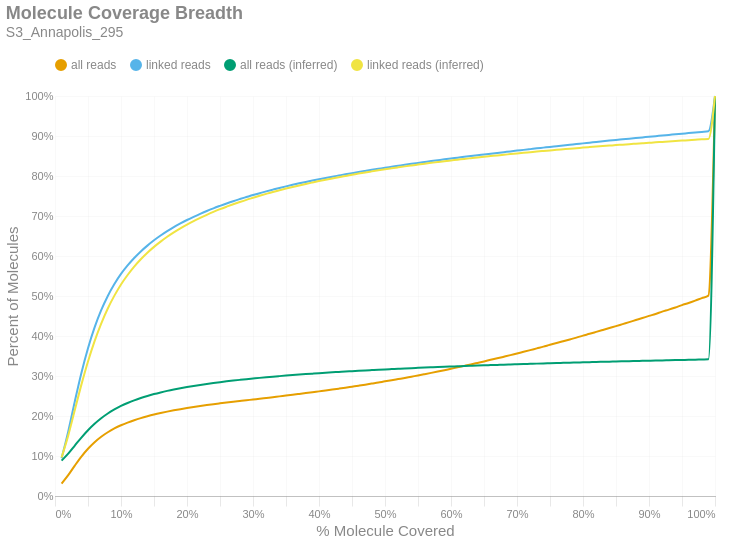

The notebook cell this image was saved under:
### Markdown cell above
### Molecule Read Coverage
This chart shows molecule coverage breadth as computed by the number of bases aligned to that molecule. In other words, "*how much of each unique long molecule is actually sequenced/aligned?*" Keep in mind there is a distinction between sequences and alignments, since some sequences belonging to a particular molecule may not align well and wouldn't appear in the alignment data. This chart also shows molecule coverage breadth as computed by the *inferred fragment* from which the aligned sequences originate. Unlike read coverage, this calculation takes into account the total insert size, including unsequenced gaps between the forward and reverse reads. Like the previous figures, these are cumulative percents.

### Code cell
if SKIPLR:
    print_html(f"Skipped")
else:
    binned_df = consolidated_hist(valids['coverage_bp'], mask, 0.01, True)
    binned_df_inf = consolidated_hist(valids['coverage_inserts'], mask, 0.01, True)
    binned_df = binned_df.with_columns(pl.lit(binned_df_inf['all reads (cumsum)']).alias('all reads (inferred)'))
    binned_df = binned_df.with_columns(pl.lit(binned_df_inf['linked reads (cumsum)']).alias('linked reads (inferred)'))
    binned_df = binned_df.with_columns(
        (pl.col('bin').cast(pl.Float64) + 0.01).alias('right_edge')
    )

    with SafeRender(binned_df):
        (
            density_plot(binned_df, 'Molecule Coverage Breadth', samplename, 'molcov', ['all reads (inferred)','linked reads (inferred)'])
            .encode(
                #x=alt.X('bin:Q', title="% Molecule Covered").axis(format = '%').scale(padding=0),
                x=alt.X('right_edge:Q', title="% Molecule Covered").axis(format='%').scale(padding=0),
                y=alt.Y('value:Q', title='Percent of Molecules')
                    .axis(format='%')
                    .stack(False)
                    .scale(domainMin=0, padding=0),
                color=alt.Color("key:N").scale(domain = ["all reads", "linked reads", "all reads (inferred)", "linked reads (inferred)"]),
                tooltip = [
                    alt.Tooltip("key:N", title = "Data Type"),
                    alt.Tooltip("range_label:N", title="% Molecule Covered"),
                    alt.Tooltip("value:Q", format = ".2%", title="% Molecules")
                ]
            )
        ).display()

### Figure 1 — Vega-Lite specification as saved in the notebook (floating-point values rounded to 4 significant figures)
{"width": "container", "height": 400, "config": {"title": {"anchor": "start", "dy": -15, "fontSize": 18, "color": "#888888", "subtitleColor": "#888888", "subtitleFontSize": 14}, "arc": {"fill": "#0072B2"}, "axis": {"domainColor": "#888888", "domainWidth": 0.5, "gridWidth": 0.2, "grid": false, "titleFontWeight": 400, "titleFontSize": 15, "labelFontSize": 11, "labelColor": "#888888", "tickColor": "#888888", "tickWidth": 0.2, "titleColor": "#888888"}, "axisBand": {"grid": false}, "axisX": {"grid": true, "tickSize": 10, "domainCap": "round"}, "axisY": {"domain": false, "grid": true, "tickSize": 0, "domainCap": "round"}, "background": "transparent", "header": {"labelFontSize": 15, "labelColor": "#888888", "titleFontSize": 15, "titleFontWeight": 600, "titleColor": "#888888"}, "legend": {"labelFont": "sans-serif", "labelFontSize": 12, "labelColor": "#888888", "symbolSize": 100, "symbolType": "circle", "titleFontSize": 12, "titlePadding": 10, "titleColor": "#888888", "title": null, "orient": "top"}, "range": {"category": ["#E69F00", "#56B4E9", "#009E73", "#F0E442", "#0072B2", "#D55E00", "#CC79A7", "#000000"], "diverging": ["#cfe8f3", "#a2d4ec", "#73bfe2", "#46abdb", "#1696d2", "#12719e"]}, "area": {"fill": "#0072B2", "fillOpacity": 0.7, "line": true, "strokeOpacity": 0.7}, "line": {"color": "#0072B2", "stroke": "#0072B2", "strokeWidth": 2}, "trail": {"color": "#0072B2", "stroke": "#0072B2", "strokeWidth": 0, "size": 1}, "point": {"filled": true, "fillOpacity": 1.0, "size": 95}, "text": {"color": "#888888", "fontSize": 11, "align": "right", "fontWeight": 400, "size": 11}, "bar": {"fill": "#0072B2", "stroke": null}, "view": {"stroke": null, "continuousWidth": 660, "continuousHeight": 400}}, "data": {"name": "data-4b60710b1fe8ecede21ffebbd98aabdb"}, "mark": {"type": "line", "interpolate": "monotone", "point": {"opacity": 0, "size": 275}}, "encoding": {"color": {"field": "key", "scale": {"domain": ["all reads", "linked reads", "all reads (inferred)", "linked reads (inferred)"]}, "type": "nominal"}, "tooltip": [{"field": "key", "title": "Data Type", "type": "nominal"}, {"field": "range_label", "title": "% Molecule Covered", "type": "nominal"}, {"field": "value", "format": ".2%", "title": "% Molecules", "type": "quantitative"}], "x": {"axis": {"format": "%"}, "field": "right_edge", "scale": {"padding": 0}, "title": "% Molecule Covered", "type": "quantitative"}, "y": {"axis": {"format": "%"}, "field": "value", "scale": {"domainMin": 0, "padding": 0}, "stack": false, "title": "Percent of Molecules", "type": "quantitative"}}, "params": [{"name": "param_c36ac31b6afebe62", "select": {"type": "point", "fields": ["key"]}, "bind": "legend"}], "title": {"text": "Molecule Coverage Breadth", "subtitle": "S3_Annapolis_295"}, "transform": [{"fold": ["all reads (cumsum)", "linked reads (cumsum)", "all reads (inferred)", "linked reads (inferred)"]}, {"calculate": "replace(datum.key, ' (cumsum)', '')", "as": "key"}, {"filter": {"param": "param_c36ac31b6afebe62"}}], "usermeta": {"embedOptions": {"downloadFileName": "S3_Annapolis_295.molcov"}}, "$schema": "https://vega.github.io/schema/vega-lite/v6.1.0.json", "datasets": {"data-4b60710b1fe8ecede21ffebbd98aabdb": [{"bin": "0.0", "interval": "0.0-0.01", "all reads": 0.03105, "linked reads": 0.09463, "all reads (cumsum)": 0.03105, "linked reads (cumsum)": 0.09463, "range_label": "0.0-0.01", "all reads (inferred)": 0.0885, "linked reads (inferred)": 0.09635, "right_edge": 0.01}, {"bin": "0.01", "interval": "0.01-0.02", "all reads": 0.02108, "linked reads": 0.06625, "all reads (cumsum)": 0.05213, "linked reads (cumsum)": 0.1609, "range_label": "0.01-0.02", "all reads (inferred)": 0.1059, "linked reads (inferred)": 0.1509, "right_edge": 0.02}, {"bin": "0.02", "interval": "0.02-0.03", "all reads": 0.02388, "linked reads": 0.07552, "all reads (cumsum)": 0.07602, "linked reads (cumsum)": 0.2364, "range_label": "0.02-0.03", "all reads (inferred)": 0.1261, "linked reads (inferred)": 0.2148, "right_edge": 0.03}, {"bin": "0.03", "interval": "0.03-0.04", "all reads": 0.02251, "linked reads": 0.0712, "all reads (cumsum)": 0.09852, "linked reads (cumsum)": 0.3076, "range_label": "0.03-0.04", "all reads (inferred)": 0.1462, "linked reads (inferred)": 0.2785, "right_edge": 0.04}, {"bin": "0.04", "interval": "0.04-0.05", "all reads": 0.01958, "linked reads": 0.062, "all reads (cumsum)": 0.1181, "linked reads (cumsum)": 0.3696, "range_label": "0.04-0.05", "all reads (inferred)": 0.1644, "linked reads (inferred)": 0.3364, "right_edge": 0.05}, {"bin": "0.05", "interval": "0.05-0.06", "all reads": 0.01641, "linked reads": 0.05196, "all reads (cumsum)": 0.1345, "linked reads (cumsum)": 0.4216, "range_label": "0.05-0.06", "all reads (inferred)": 0.1805, "linked reads (inferred)": 0.3873, "right_edge": 0.06}, {"bin": "0.06", "interval": "0.06-0.07", "all reads": 0.01359, "linked reads": 0.04299, "all reads (cumsum)": 0.1481, "linked reads (cumsum)": 0.4645, "range_label": "0.06-0.07", "all reads (inferred)": 0.1943, "linked reads (inferred)": 0.4311, "right_edge": 0.07}, {"bin": "0.07", "interval": "0.07-0.08", "all reads": 0.01127, "linked reads": 0.03563, "all reads (cumsum)": 0.1594, "linked reads (cumsum)": 0.5002, "range_label": "0.07-0.08", "all reads (inferred)": 0.2062, "linked reads (inferred)": 0.4688, "right_edge": 0.08}, {"bin": "0.08", "interval": "0.08-0.09", "all reads": 0.009433, "linked reads": 0.02978, "all reads (cumsum)": 0.1688, "linked reads (cumsum)": 0.53, "range_label": "0.08-0.09", "all reads (inferred)": 0.2163, "linked reads (inferred)": 0.5009, "right_edge": 0.09}, {"bin": "0.09", "interval": "0.09-0.1", "all reads": 0.007987, "linked reads": 0.02517, "all reads (cumsum)": 0.1768, "linked reads (cumsum)": 0.5551, "range_label": "0.09-0.1", "all reads (inferred)": 0.2251, "linked reads (inferred)": 0.5288, "right_edge": 0.1}, {"bin": "0.1", "interval": "0.1-0.11", "all reads": 0.006742, "linked reads": 0.02117, "all reads (cumsum)": 0.1835, "linked reads (cumsum)": 0.5763, "range_label": "0.1-0.11", "all reads (inferred)": 0.2326, "linked reads (inferred)": 0.5526, "right_edge": 0.11}, {"bin": "0.11", "interval": "0.11-0.12", "all reads": 0.005938, "linked reads": 0.01866, "all reads (cumsum)": 0.1895, "linked reads (cumsum)": 0.5949, "range_label": "0.11-0.12", "all reads (inferred)": 0.2392, "linked reads (inferred)": 0.5735, "right_edge": 0.12}, {"bin": "0.12", "interval": "0.12-0.13", "all reads": 0.005259, "linked reads": 0.01651, "all reads (cumsum)": 0.1947, "linked reads (cumsum)": 0.6115, "range_label": "0.12-0.13", "all reads (inferred)": 0.245, "linked reads (inferred)": 0.5919, "right_edge": 0.13}, {"bin": "0.13", "interval": "0.13-0.14", "all reads": 0.004628, "linked reads": 0.01451, "all reads (cumsum)": 0.1994, "linked reads (cumsum)": 0.626, "range_label": "0.13-0.14", "all reads (inferred)": 0.2501, "linked reads (inferred)": 0.6082, "right_edge": 0.14}, {"bin": "0.14", "interval": "0.14-0.15", "all reads": 0.004224, "linked reads": 0.01326, "all reads (cumsum)": 0.2036, "linked reads (cumsum)": 0.6392, "range_label": "0.14-0.15", "all reads (inferred)": 0.2548, "linked reads (inferred)": 0.6228, "right_edge": 0.15}, {"bin": "0.15", "interval": "0.15-0.16", "all reads": 0.003817, "linked reads": 0.01192, "all reads (cumsum)": 0.2074, "linked reads (cumsum)": 0.6511, "range_label": "0.15-0.16", "all reads (inferred)": 0.2589, "linked reads (inferred)": 0.6359, "right_edge": 0.16}, {"bin": "0.16", "interval": "0.16-0.17", "all reads": 0.003498, "linked reads": 0.01093, "all reads (cumsum)": 0.2109, "linked reads (cumsum)": 0.6621, "range_label": "0.16-0.17", "all reads (inferred)": 0.2628, "linked reads (inferred)": 0.6481, "right_edge": 0.17}, {"bin": "0.17", "interval": "0.17-0.18", "all reads": 0.003239, "linked reads": 0.01006, "all reads (cumsum)": 0.2141, "linked reads (cumsum)": 0.6721, "range_label": "0.17-0.18", "all reads (inferred)": 0.2663, "linked reads (inferred)": 0.6591, "right_edge": 0.18}, {"bin": "0.18", "interval": "0.18-0.19", "all reads": 0.002959, "linked reads": 0.009162, "all reads (cumsum)": 0.2171, "linked reads (cumsum)": 0.6813, "range_label": "0.18-0.19", "all reads (inferred)": 0.2694, "linked reads (inferred)": 0.6692, "right_edge": 0.19}, {"bin": "0.19", "interval": "0.19-0.2", "all reads": 0.002816, "linked reads": 0.008704, "all reads (cumsum)": 0.2199, "linked reads (cumsum)": 0.69, "range_label": "0.19-0.2", "all reads (inferred)": 0.2724, "linked reads (inferred)": 0.6785, "right_edge": 0.2}, {"bin": "0.2", "interval": "0.2-0.21", "all reads": 0.00261, "linked reads": 0.008014, "all reads (cumsum)": 0.2225, "linked reads (cumsum)": 0.698, "range_label": "0.2-0.21", "all reads (inferred)": 0.2752, "linked reads (inferred)": 0.6872, "right_edge": 0.21}, {"bin": "0.21", "interval": "0.21-0.22", "all reads": 0.002456, "linked reads": 0.007474, "all reads (cumsum)": 0.225, "linked reads (cumsum)": 0.7055, "range_label": "0.21-0.22", "all reads (inferred)": 0.2777, "linked reads (inferred)": 0.6953, "right_edge": 0.22}, {"bin": "0.22", "interval": "0.22-0.23", "all reads": 0.002346, "linked reads": 0.007124, "all reads (cumsum)": 0.2273, "linked reads (cumsum)": 0.7126, "range_label": "0.22-0.23", "all reads (inferred)": 0.2802, "linked reads (inferred)": 0.703, "right_edge": 0.23}, {"bin": "0.23", "interval": "0.23-0.24", "all reads": 0.002213, "linked reads": 0.006613, "all reads (cumsum)": 0.2295, "linked reads (cumsum)": 0.7192, "range_label": "0.23-0.24", "all reads (inferred)": 0.2825, "linked reads (inferred)": 0.7103, "right_edge": 0.24}, {"bin": "0.24", "interval": "0.24-0.25", "all reads": 0.00207, "linked reads": 0.006186, "all reads (cumsum)": 0.2316, "linked reads (cumsum)": 0.7254, "range_label": "0.24-0.25", "all reads (inferred)": 0.2846, "linked reads (inferred)": 0.7171, "right_edge": 0.25}, {"bin": "0.25", "interval": "0.25-0.26", "all reads": 0.002017, "linked reads": 0.006002, "all reads (cumsum)": 0.2336, "linked reads (cumsum)": 0.7314, "range_label": "0.25-0.26", "all reads (inferred)": 0.2866, "linked reads (inferred)": 0.7233, "right_edge": 0.26}, {"bin": "0.26", "interval": "0.26-0.27", "all reads": 0.001951, "linked reads": 0.005651, "all reads (cumsum)": 0.2356, "linked reads (cumsum)": 0.7371, "range_label": "0.26-0.27", "all reads (inferred)": 0.2885, "linked reads (inferred)": 0.7292, "right_edge": 0.27}, {"bin": "0.27", "interval": "0.27-0.28", "all reads": 0.001861, "linked reads": 0.005247, "all reads (cumsum)": 0.2374, "linked reads (cumsum)": 0.7423, "range_label": "0.27-0.28", "all reads (inferred)": 0.2903, "linked reads (inferred)": 0.7349, "right_edge": 0.28}, {"bin": "0.28", "interval": "0.28-0.29", "all reads": 0.001874, "linked reads": 0.005056, "all reads (cumsum)": 0.2393, "linked reads (cumsum)": 0.7474, "range_label": "0.28-0.29", "all reads (inferred)": 0.2921, "linked reads (inferred)": 0.7404, "right_edge": 0.29}, {"bin": "0.29", "interval": "0.29-0.3", "all reads": 0.001939, "linked reads": 0.005032, "all reads (cumsum)": 0.2413, "linked reads (cumsum)": 0.7524, "range_label": "0.29-0.3", "all reads (inferred)": 0.2937, "linked reads (inferred)": 0.7455, "right_edge": 0.3}, {"bin": "0.3", "interval": "0.3-0.31", "all reads": 0.001882, "linked reads": 0.004626, "all reads (cumsum)": 0.2431, "linked reads (cumsum)": 0.757, "range_label": "0.3-0.31", "all reads (inferred)": 0.2953, "linked reads (inferred)": 0.7506, "right_edge": 0.31}, {"bin": "0.31", "interval": "0.31-0.32", "all reads": 0.001973, "linked reads": 0.004554, "all reads (cumsum)": 0.2451, "linked reads (cumsum)": 0.7616, "range_label": "0.31-0.32", "all reads (inferred)": 0.2968, "linked reads (inferred)": 0.7554, "right_edge": 0.32}, {"bin": "0.32", "interval": "0.32-0.33", "all reads": 0.001961, "linked reads": 0.004321, "all reads (cumsum)": 0.2471, "linked reads (cumsum)": 0.7659, "range_label": "0.32-0.33", "all reads (inferred)": 0.2983, "linked reads (inferred)": 0.7601, "right_edge": 0.33}, {"bin": "0.33", "interval": "0.33-0.34", "all reads": 0.002007, "linked reads": 0.004247, "all reads (cumsum)": 0.2491, "linked reads (cumsum)": 0.7701, "range_label": "0.33-0.34", "all reads (inferred)": 0.2997, "linked reads (inferred)": 0.7644, "right_edge": 0.34}, {"bin": "0.34", "interval": "0.34-0.35", "all reads": 0.001977, "linked reads": 0.003993, "all reads (cumsum)": 0.251, "linked reads (cumsum)": 0.7741, "range_label": "0.34-0.35", "all reads (inferred)": 0.301, "linked reads (inferred)": 0.7686, "right_edge": 0.35}, {"bin": "0.35", "interval": "0.35-0.36", "all reads": 0.002018, "linked reads": 0.003859, "all reads (cumsum)": 0.2531, "linked reads (cumsum)": 0.778, "range_label": "0.35-0.36", "all reads (inferred)": 0.3023, "linked reads (inferred)": 0.7726, "right_edge": 0.36}, {"bin": "0.36", "interval": "0.36-0.37", "all reads": 0.002082, "linked reads": 0.00371, "all reads (cumsum)": 0.2551, "linked reads (cumsum)": 0.7817, "range_label": "0.36-0.37", "all reads (inferred)": 0.3035, "linked reads (inferred)": 0.7764, "right_edge": 0.37}, {"bin": "0.37", "interval": "0.37-0.38", "all reads": 0.002104, "linked reads": 0.003547, "all reads (cumsum)": 0.2573, "linked reads (cumsum)": 0.7852, "range_label": "0.37-0.38", "all reads (inferred)": 0.3047, "linked reads (inferred)": 0.7802, "right_edge": 0.38}, {"bin": "0.38", "interval": "0.38-0.39", "all reads": 0.002135, "linked reads": 0.003437, "all reads (cumsum)": 0.2594, "linked reads (cumsum)": 0.7887, "range_label": "0.38-0.39", "all reads (inferred)": 0.3059, "linked reads (inferred)": 0.7838, "right_edge": 0.39}, {"bin": "0.39", "interval": "0.39-0.4", "all reads": 0.002193, "linked reads": 0.003313, "all reads (cumsum)": 0.2616, "linked reads (cumsum)": 0.792, "range_label": "0.39-0.4", "all reads (inferred)": 0.307, "linked reads (inferred)": 0.7874, "right_edge": 0.4}, {"bin": "0.4", "interval": "0.4-0.41", "all reads": 0.002166, "linked reads": 0.00312, "all reads (cumsum)": 0.2637, "linked reads (cumsum)": 0.7951, "range_label": "0.4-0.41", "all reads (inferred)": 0.3081, "linked reads (inferred)": 0.7907, "right_edge": 0.41}, {"bin": "0.41", "interval": "0.41-0.42", "all reads": 0.002309, "linked reads": 0.003159, "all reads (cumsum)": 0.2661, "linked reads (cumsum)": 0.7983, "range_label": "0.41-0.42", "all reads (inferred)": 0.3092, "linked reads (inferred)": 0.794, "right_edge": 0.42}, {"bin": "0.42", "interval": "0.42-0.43", "all reads": 0.002341, "linked reads": 0.003002, "all reads (cumsum)": 0.2684, "linked reads (cumsum)": 0.8013, "range_label": "0.42-0.43", "all reads (inferred)": 0.3102, "linked reads (inferred)": 0.7971, "right_edge": 0.43}, {"bin": "0.43", "interval": "0.43-0.44", "all reads": 0.002393, "linked reads": 0.002995, "all reads (cumsum)": 0.2708, "linked reads (cumsum)": 0.8043, "range_label": "0.43-0.44", "all reads (inferred)": 0.3112, "linked reads (inferred)": 0.8003, "right_edge": 0.44}, {"bin": "0.44", "interval": "0.44-0.45", "all reads": 0.002507, "linked reads": 0.002869, "all reads (cumsum)": 0.2733, "linked reads (cumsum)": 0.8071, "range_label": "0.44-0.45", "all reads (inferred)": 0.3121, "linked reads (inferred)": 0.8031, "right_edge": 0.45}, {"bin": "0.45", "interval": "0.45-0.46", "all reads": 0.002501, "linked reads": 0.002798, "all reads (cumsum)": 0.2758, "linked reads (cumsum)": 0.8099, "range_label": "0.45-0.46", "all reads (inferred)": 0.3131, "linked reads (inferred)": 0.8061, "right_edge": 0.46}, {"bin": "0.46", "interval": "0.46-0.47", "all reads": 0.002542, "linked reads": 0.002719, "all reads (cumsum)": 0.2783, "linked reads (cumsum)": 0.8127, "range_label": "0.46-0.47", "all reads (inferred)": 0.314, "linked reads (inferred)": 0.8088, "right_edge": 0.47}, {"bin": "0.47", "interval": "0.47-0.48", "all reads": 0.002653, "linked reads": 0.00269, "all reads (cumsum)": 0.281, "linked reads (cumsum)": 0.8153, "range_label": "0.47-0.48", "all reads (inferred)": 0.3148, "linked reads (inferred)": 0.8115, "right_edge": 0.48}, {"bin": "0.48", "interval": "0.48-0.49", "all reads": 0.002621, "linked reads": 0.002614, "all reads (cumsum)": 0.2836, "linked reads (cumsum)": 0.818, "range_label": "0.48-0.49", "all reads (inferred)": 0.3157, "linked reads (inferred)": 0.8142, "right_edge": 0.49}, {"bin": "0.49", "interval": "0.49-0.5", "all reads": 0.002988, "linked reads": 0.002674, "all reads (cumsum)": 0.2866, "linked reads (cumsum)": 0.8206, "range_label": "0.49-0.5", "all reads (inferred)": 0.3165, "linked reads (inferred)": 0.8168, "right_edge": 0.5}, {"bin": "0.5", "interval": "0.5-0.51", "all reads": 0.002677, "linked reads": 0.002406, "all reads (cumsum)": 0.2893, "linked reads (cumsum)": 0.823, "range_label": "0.5-0.51", "all reads (inferred)": 0.3173, "linked reads (inferred)": 0.8193, "right_edge": 0.51}, {"bin": "0.51", "interval": "0.51-0.52", "all reads": 0.00297, "linked reads": 0.002461, "all reads (cumsum)": 0.2922, "linked reads (cumsum)": 0.8255, "range_label": "0.51-0.52", "all reads (inferred)": 0.3181, "linked reads (inferred)": 0.8217, "right_edge": 0.52}, {"bin": "0.52", "interval": "0.52-0.53", "all reads": 0.002954, "linked reads": 0.002468, "all reads (cumsum)": 0.2952, "linked reads (cumsum)": 0.828, "range_label": "0.52-0.53", "all reads (inferred)": 0.3189, "linked reads (inferred)": 0.8241, "right_edge": 0.53}, {"bin": "0.53", "interval": "0.53-0.54", "all reads": 0.00312, "linked reads": 0.002387, "all reads (cumsum)": 0.2983, "linked reads (cumsum)": 0.8304, "range_label": "0.53-0.54", "all reads (inferred)": 0.3196, "linked reads (inferred)": 0.8263, "right_edge": 0.54}, {"bin": "0.54", "interval": "0.54-0.55", "all reads": 0.003022, "linked reads": 0.002302, "all reads (cumsum)": 0.3013, "linked reads (cumsum)": 0.8327, "range_label": "0.54-0.55", "all reads (inferred)": 0.3203, "linked reads (inferred)": 0.8285, "right_edge": 0.55}, {"bin": "0.55", "interval": "0.55-0.56", "all reads": 0.003206, "linked reads": 0.002293, "all reads (cumsum)": 0.3046, "linked reads (cumsum)": 0.835, "range_label": "0.55-0.56", "all reads (inferred)": 0.321, "linked reads (inferred)": 0.8307, "right_edge": 0.56}, {"bin": "0.56", "interval": "0.56-0.57", "all reads": 0.003282, "linked reads": 0.002291, "all reads (cumsum)": 0.3078, "linked reads (cumsum)": 0.8372, "range_label": "0.56-0.57", "all reads (inferred)": 0.3217, "linked reads (inferred)": 0.8328, "right_edge": 0.57}, {"bin": "0.57", "interval": "0.57-0.58", "all reads": 0.003334, "linked reads": 0.002214, "all reads (cumsum)": 0.3112, "linked reads (cumsum)": 0.8395, "range_label": "0.57-0.58", "all reads (inferred)": 0.3224, "linked reads (inferred)": 0.8349, "right_edge": 0.58}, {"bin": "0.58", "interval": "0.58-0.59", "all reads": 0.00342, "linked reads": 0.002221, "all reads (cumsum)": 0.3146, "linked reads (cumsum)": 0.8417, "range_label": "0.58-0.59", "all reads (inferred)": 0.3231, "linked reads (inferred)": 0.837, "right_edge": 0.59}, {"bin": "0.59", "interval": "0.59-0.6", "all reads": 0.003562, "linked reads": 0.002106, "all reads (cumsum)": 0.3181, "linked reads (cumsum)": 0.8438, "range_label": "0.59-0.6", "all reads (inferred)": 0.3237, "linked reads (inferred)": 0.8389, "right_edge": 0.6}, {"bin": "0.6", "interval": "0.6-0.61", "all reads": 0.00347, "linked reads": 0.002045, "all reads (cumsum)": 0.3216, "linked reads (cumsum)": 0.8458, "range_label": "0.6-0.61", "all reads (inferred)": 0.3243, "linked reads (inferred)": 0.8408, "right_edge": 0.61}, {"bin": "0.61", "interval": "0.61-0.62", "all reads": 0.003665, "linked reads": 0.002084, "all reads (cumsum)": 0.3253, "linked reads (cumsum)": 0.8479, "range_label": "0.61-0.62", "all reads (inferred)": 0.3249, "linked reads (inferred)": 0.8427, "right_edge": 0.62}, {"bin": "0.62", "interval": "0.62-0.63", "all reads": 0.00368, "linked reads": 0.002011, "all reads (cumsum)": 0.329, "linked reads (cumsum)": 0.8499, "range_label": "0.62-0.63", "all reads (inferred)": 0.3255, "linked reads (inferred)": 0.8445, "right_edge": 0.63}, {"bin": "0.63", "interval": "0.63-0.64", "all reads": 0.00374, "linked reads": 0.001971, "all reads (cumsum)": 0.3327, "linked reads (cumsum)": 0.8519, "range_label": "0.63-0.64", "all reads (inferred)": 0.3261, "linked reads (inferred)": 0.8463, "right_edge": 0.64}, {"bin": "0.64", "interval": "0.64-0.65", "all reads": 0.003752, "linked reads": 0.001941, "all reads (cumsum)": 0.3365, "linked reads (cumsum)": 0.8538, "range_label": "0.64-0.65", "all reads (inferred)": 0.3267, "linked reads (inferred)": 0.8481, "right_edge": 0.65}, {"bin": "0.65", "interval": "0.65-0.66", "all reads": 0.003949, "linked reads": 0.001952, "all reads (cumsum)": 0.3404, "linked reads (cumsum)": 0.8558, "range_label": "0.65-0.66", "all reads (inferred)": 0.3272, "linked reads (inferred)": 0.8498, "right_edge": 0.66}, {"bin": "0.66", "interval": "0.66-0.67", "all reads": 0.003829, "linked reads": 0.001951, "all reads (cumsum)": 0.3442, "linked reads (cumsum)": 0.8577, "range_label": "0.66-0.67", "all reads (inferred)": 0.3278, "linked reads (inferred)": 0.8514, "right_edge": 0.67}, {"bin": "0.67", "interval": "0.67-0.68", "all reads": 0.003925, "linked reads": 0.001908, "all reads (cumsum)": 0.3482, "linked reads (cumsum)": 0.8596, "range_label": "0.67-0.68", "all reads (inferred)": 0.3283, "linked reads (inferred)": 0.8531, "right_edge": 0.68}, {"bin": "0.68", "interval": "0.68-0.69", "all reads": 0.003966, "linked reads": 0.001872, "all reads (cumsum)": 0.3521, "linked reads (cumsum)": 0.8615, "range_label": "0.68-0.69", "all reads (inferred)": 0.3289, "linked reads (inferred)": 0.8547, "right_edge": 0.69}, {"bin": "0.69", "interval": "0.69-0.7", "all reads": 0.004217, "linked reads": 0.001979, "all reads (cumsum)": 0.3563, "linked reads (cumsum)": 0.8635, "range_label": "0.69-0.7", "all reads (inferred)": 0.3294, "linked reads (inferred)": 0.8563, "right_edge": 0.7}, {"bin": "0.7", "interval": "0.7-0.71", "all reads": 0.004083, "linked reads": 0.001814, "all reads (cumsum)": 0.3604, "linked reads (cumsum)": 0.8653, "range_label": "0.7-0.71", "all reads (inferred)": 0.3299, "linked reads (inferred)": 0.8579, "right_edge": 0.71}, {"bin": "0.71", "interval": "0.71-0.72", "all reads": 0.004266, "linked reads": 0.001884, "all reads (cumsum)": 0.3647, "linked reads (cumsum)": 0.8672, "range_label": "0.71-0.72", "all reads (inferred)": 0.3304, "linked reads (inferred)": 0.8595, "right_edge": 0.72}, {"bin": "0.72", "interval": "0.72-0.73", "all reads": 0.004359, "linked reads": 0.001906, "all reads (cumsum)": 0.369, "linked reads (cumsum)": 0.8691, "range_label": "0.72-0.73", "all reads (inferred)": 0.3309, "linked reads (inferred)": 0.861, "right_edge": 0.73}, {"bin": "0.73", "interval": "0.73-0.74", "all reads": 0.004307, "linked reads": 0.001827, "all reads (cumsum)": 0.3734, "linked reads (cumsum)": 0.8709, "range_label": "0.73-0.74", "all reads (inferred)": 0.3314, "linked reads (inferred)": 0.8625, "right_edge": 0.74}, {"bin": "0.74", "interval": "0.74-0.75", "all reads": 0.00466, "linked reads": 0.001862, "all reads (cumsum)": 0.378, "linked reads (cumsum)": 0.8728, "range_label": "0.74-0.75", "all reads (inferred)": 0.3319, "linked reads (inferred)": 0.864, "right_edge": 0.75}, {"bin": "0.75", "interval": "0.75-0.76", "all reads": 0.004351, "linked reads": 0.001705, "all reads (cumsum)": 0.3824, "linked reads (cumsum)": 0.8745, "range_label": "0.75-0.76", "all reads (inferred)": 0.3324, "linked reads (inferred)": 0.8655, "right_edge": 0.76}, {"bin": "0.76", "interval": "0.76-0.77", "all reads": 0.004506, "linked reads": 0.001768, "all reads (cumsum)": 0.3869, "linked reads (cumsum)": 0.8763, "range_label": "0.76-0.77", "all reads (inferred)": 0.3329, "linked reads (inferred)": 0.8669, "right_edge": 0.77}, {"bin": "0.77", "interval": "0.77-0.78", "all reads": 0.004553, "linked reads": 0.001768, "all reads (cumsum)": 0.3914, "linked reads (cumsum)": 0.878, "range_label": "0.77-0.78", "all reads (inferred)": 0.3333, "linked reads (inferred)": 0.8683, "right_edge": 0.78}, {"bin": "0.78", "interval": "0.78-0.79", "all reads": 0.004576, "linked reads": 0.001718, "all reads (cumsum)": 0.396, "linked reads (cumsum)": 0.8798, "range_label": "0.78-0.79", "all reads (inferred)": 0.3338, "linked reads (inferred)": 0.8696, "right_edge": 0.79}, {"bin": "0.79", "interval": "0.79-0.8", "all reads": 0.004898, "linked reads": 0.001822, "all reads (cumsum)": 0.4009, "linked reads (cumsum)": 0.8816, "range_label": "0.79-0.8", "all reads (inferred)": 0.3342, "linked reads (inferred)": 0.871, "right_edge": 0.8}, {"bin": "0.8", "interval": "0.8-0.81", "all reads": 0.00453, "linked reads": 0.001716, "all reads (cumsum)": 0.4054, "linked reads (cumsum)": 0.8833, "range_label": "0.8-0.81", "all reads (inferred)": 0.3347, "linked reads (inferred)": 0.8723, "right_edge": 0.81}, {"bin": "0.81", "interval": "0.81-0.82", "all reads": 0.004812, "linked reads": 0.001783, "all reads (cumsum)": 0.4102, "linked reads (cumsum)": 0.8851, "range_label": "0.81-0.82", "all reads (inferred)": 0.3351, "linked reads (inferred)": 0.8735, "right_edge": 0.82}, {"bin": "0.82", "interval": "0.82-0.83", "all reads": 0.004849, "linked reads": 0.001693, "all reads (cumsum)": 0.4151, "linked reads (cumsum)": 0.8868, "range_label": "0.82-0.83", "all reads (inferred)": 0.3355, "linked reads (inferred)": 0.8748, "right_edge": 0.83}, {"bin": "0.83", "interval": "0.83-0.84", "all reads": 0.00486, "linked reads": 0.001688, "all reads (cumsum)": 0.4199, "linked reads (cumsum)": 0.8885, "range_label": "0.83-0.84", "all reads (inferred)": 0.3359, "linked reads (inferred)": 0.876, "right_edge": 0.84}, {"bin": "0.84", "interval": "0.84-0.85", "all reads": 0.004793, "linked reads": 0.001548, "all reads (cumsum)": 0.4247, "linked reads (cumsum)": 0.89, "range_label": "0.84-0.85", "all reads (inferred)": 0.3363, "linked reads (inferred)": 0.8773, "right_edge": 0.85}, {"bin": "0.85", "interval": "0.85-0.86", "all reads": 0.005036, "linked reads": 0.001677, "all reads (cumsum)": 0.4298, "linked reads (cumsum)": 0.8917, "range_label": "0.85-0.86", "all reads (inferred)": 0.3367, "linked reads (inferred)": 0.8784, "right_edge": 0.86}, {"bin": "0.86", "interval": "0.86-0.87", "all reads": 0.004961, "linked reads": 0.001646, "all reads (cumsum)": 0.4347, "linked reads (cumsum)": 0.8933, "range_label": "0.86-0.87", "all reads (inferred)": 0.3371, "linked reads (inferred)": 0.8796, "right_edge": 0.87}, {"bin": "0.87", "interval": "0.87-0.88", "all reads": 0.005135, "linked reads": 0.001616, "all reads (cumsum)": 0.4399, "linked reads (cumsum)": 0.8949, "range_label": "0.87-0.88", "all reads (inferred)": 0.3375, "linked reads (inferred)": 0.8808, "right_edge": 0.88}, {"bin": "0.88", "interval": "0.88-0.89", "all reads": 0.005099, "linked reads": 0.001548, "all reads (cumsum)": 0.445, "linked reads (cumsum)": 0.8965, "range_label": "0.88-0.89", "all reads (inferred)": 0.3379, "linked reads (inferred)": 0.8819, "right_edge": 0.89}, {"bin": "0.89", "interval": "0.89-0.9", "all reads": 0.005229, "linked reads": 0.001615, "all reads (cumsum)": 0.4502, "linked reads (cumsum)": 0.8981, "range_label": "0.89-0.9", "all reads (inferred)": 0.3382, "linked reads (inferred)": 0.883, "right_edge": 0.9}, {"bin": "0.9", "interval": "0.9-0.91", "all reads": 0.00496, "linked reads": 0.001497, "all reads (cumsum)": 0.4552, "linked reads (cumsum)": 0.8996, "range_label": "0.9-0.91", "all reads (inferred)": 0.3386, "linked reads (inferred)": 0.8841, "right_edge": 0.91}, {"bin": "0.91", "interval": "0.91-0.92", "all reads": 0.005737, "linked reads": 0.001619, "all reads (cumsum)": 0.4609, "linked reads (cumsum)": 0.9012, "range_label": "0.91-0.92", "all reads (inferred)": 0.339, "linked reads (inferred)": 0.8852, "right_edge": 0.92}, {"bin": "0.92", "interval": "0.92-0.93", "all reads": 0.005021, "linked reads": 0.001497, "all reads (cumsum)": 0.4659, "linked reads (cumsum)": 0.9027, "range_label": "0.92-0.93", "all reads (inferred)": 0.3394, "linked reads (inferred)": 0.8864, "right_edge": 0.93}, {"bin": "0.93", "interval": "0.93-0.94", "all reads": 0.005456, "linked reads": 0.001584, "all reads (cumsum)": 0.4714, "linked reads (cumsum)": 0.9043, "range_label": "0.93-0.94", "all reads (inferred)": 0.3398, "linked reads (inferred)": 0.8874, "right_edge": 0.94}, {"bin": "0.94", "interval": "0.94-0.95", "all reads": 0.005893, "linked reads": 0.001489, "all reads (cumsum)": 0.4773, "linked reads (cumsum)": 0.9058, "range_label": "0.94-0.95", "all reads (inferred)": 0.3401, "linked reads (inferred)": 0.8885, "right_edge": 0.95}, {"bin": "0.95", "interval": "0.95-0.96", "all reads": 0.00514, "linked reads": 0.001554, "all reads (cumsum)": 0.4824, "linked reads (cumsum)": 0.9073, "range_label": "0.95-0.96", "all reads (inferred)": 0.3405, "linked reads (inferred)": 0.8896, "right_edge": 0.96}, {"bin": "0.96", "interval": "0.96-0.97", "all reads": 0.005951, "linked reads": 0.001486, "all reads (cumsum)": 0.4884, "linked reads (cumsum)": 0.9088, "range_label": "0.96-0.97", "all reads (inferred)": 0.3409, "linked reads (inferred)": 0.8906, "right_edge": 0.97}, {"bin": "0.97", "interval": "0.97-0.98", "all reads": 0.006433, "linked reads": 0.001407, "all reads (cumsum)": 0.4948, "linked reads (cumsum)": 0.9102, "range_label": "0.97-0.98", "all reads (inferred)": 0.3413, "linked reads (inferred)": 0.8917, "right_edge": 0.98}, {"bin": "0.98", "interval": "0.98-0.99", "all reads": 0.00615, "linked reads": 0.001549, "all reads (cumsum)": 0.5009, "linked reads (cumsum)": 0.9118, "range_label": "0.98-0.99", "all reads (inferred)": 0.3417, "linked reads (inferred)": 0.8925, "right_edge": 0.99}, {"bin": "0.99", "interval": "0.99-1.0", "all reads": 0.4991, "linked reads": 0.08821, "all reads (cumsum)": 1.0, "linked reads (cumsum)": 1.0, "range_label": "0.99-1.0", "all reads (inferred)": 1.0, "linked reads (inferred)": 1.0, "right_edge": 1.0}]}}
